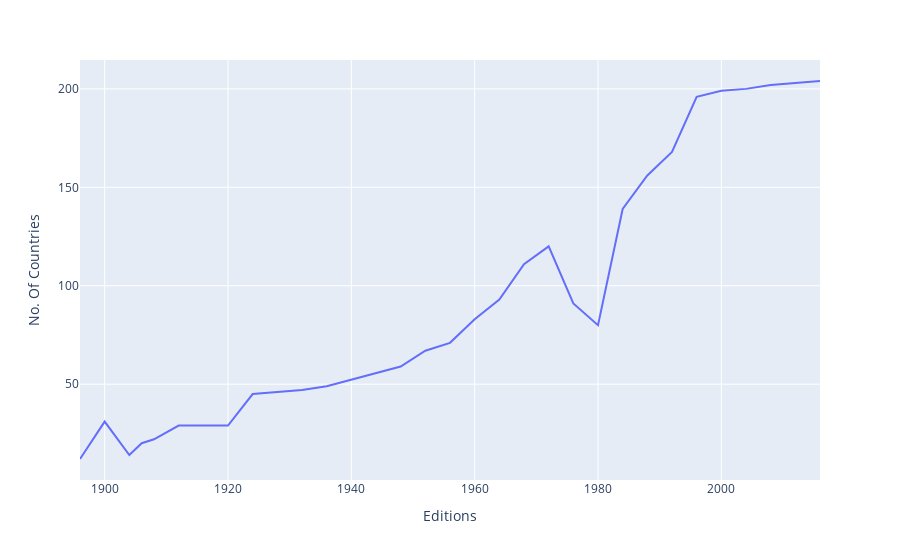

Notebook cell for this chart:
### Code cell
plt.figure(figsize=(10,6))
fig = px.line(nations_overtime, x='Editions', y='No. Of Countries')
fig.show()

### Figure 1 — Plotly figure (JSON) as saved in the notebook; plotly's stock layout.template omitted (floating-point values rounded to 4 significant figures)
{"data": [{"hovertemplate": "Editions=%{x}<br>No. Of Countries=%{y}<extra></extra>", "legendgroup": "", "line": {"color": "#636efa", "dash": "solid"}, "marker": {"symbol": "circle"}, "mode": "lines", "name": "", "orientation": "v", "showlegend": false, "type": "scatter", "x": [1896, 1900, 1904, 1906, 1908, 1912, 1920, 1924, 1928, 1932, 1936, 1948, 1952, 1956, 1960, 1964, 1968, 1972, 1976, 1980, 1984, 1988, 1992, 1996, 2000, 2004, 2008, 2012, 2016], "xaxis": "x", "y": [12, 31, 14, 20, 22, 29, 29, 45, 46, 47, 49, 59, 67, 71, 83, 93, 111, 120, 91, 80, 139, 156, 168, 196, 199, 200, 202, 203, 204], "yaxis": "y"}], "layout": {"autosize": true, "legend": {"tracegroupgap": 0}, "margin": {"t": 60}, "xaxis": {"anchor": "y", "autorange": true, "domain": [0, 1], "range": [1896, 2016], "title": {"text": "Editions"}, "type": "linear"}, "yaxis": {"anchor": "x", "autorange": true, "domain": [0, 1], "range": [1.333, 214.7], "title": {"text": "No. Of Countries"}, "type": "linear"}}}
